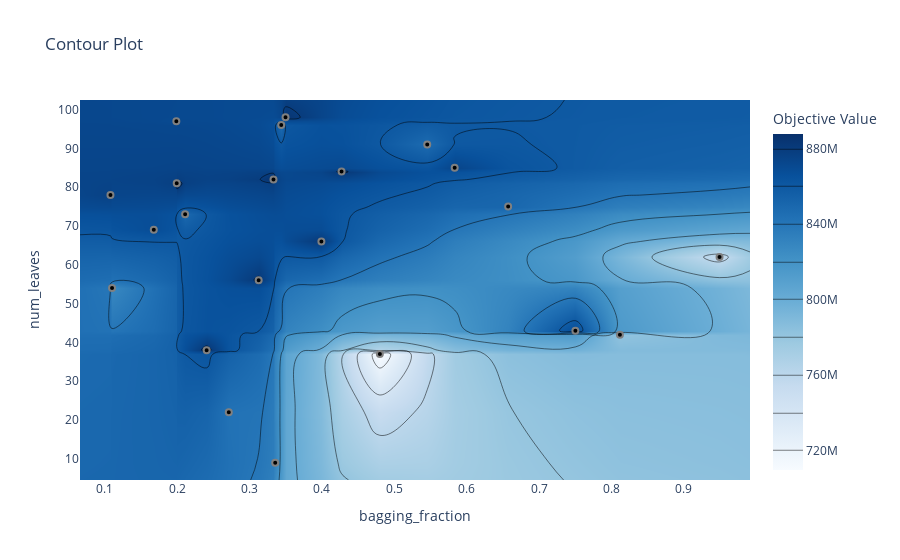

The cell this chart's notebook holds for it:
### Code cell
plot_contour(study, params=["num_leaves", "bagging_fraction"])

### Figure 1 — Plotly figure (JSON) as saved in the notebook; plotly's stock layout.template omitted (floating-point values rounded to 4 significant figures; data arrays with more than 128 entries replaced by an {"elided": "..."} marker saying what was removed)
{"data": [{"colorbar": {"title": {"text": "Objective Value"}}, "colorscale": [[0, "rgb(247,251,255)"], [0.125, "rgb(222,235,247)"], [0.25, "rgb(198,219,239)"], [0.375, "rgb(158,202,225)"], [0.5, "rgb(107,174,214)"], [0.625, "rgb(66,146,198)"], [0.75, "rgb(33,113,181)"], [0.875, "rgb(8,81,156)"], [1, "rgb(8,48,107)"]], "connectgaps": true, "contours": {"coloring": "heatmap"}, "hoverinfo": "none", "line": {"smoothing": 1.3}, "reversescale": false, "type": "contour", "x": [0.0657, 0.1078, 0.11, 0.1677, 0.1988, 0.1993, 0.211, 0.2407, 0.2713, 0.3126, 0.3331, 0.3354, 0.3438, 0.3497, 0.3992, 0.4271, 0.48, 0.5455, 0.5834, 0.6573, 0.7502, 0.8118, 0.9494, 0.9915], "y": [4.55, 9, 22, 37, 38, 42, 43, 54, 56, 62, 66, 69, 73, 75, 78, 81, 82, 84, 85, 91, 96, 97, 98, 102.5], "z": {"elided": "24x24 int values"}}, {"marker": {"color": "black", "line": {"color": "Gray", "width": 2}}, "mode": "markers", "name": "Feasible Trial", "showlegend": false, "type": "scatter", "x": [0.3331, 0.9494, 0.6573, 0.5455, 0.7502, 0.3992, 0.8118, 0.11, 0.48, 0.2407, 0.3354, 0.1988, 0.2713, 0.1993, 0.4271, 0.1078, 0.3497, 0.211, 0.5834, 0.3126, 0.1677, 0.3438], "y": [82, 62, 75, 91, 43, 66, 42, 54, 37, 38, 9, 97, 22, 81, 84, 78, 98, 73, 85, 56, 69, 96]}, {"marker": {"color": "#cccccc", "line": {"color": "Gray", "width": 2}}, "mode": "markers", "name": "Infeasible Trial", "showlegend": false, "type": "scatter", "x": [], "y": []}], "layout": {"title": {"text": "Contour Plot"}, "xaxis": {"range": [0.0657, 0.9915], "title": {"text": "bagging_fraction"}}, "yaxis": {"range": [4.55, 102.5], "title": {"text": "num_leaves"}}}}
